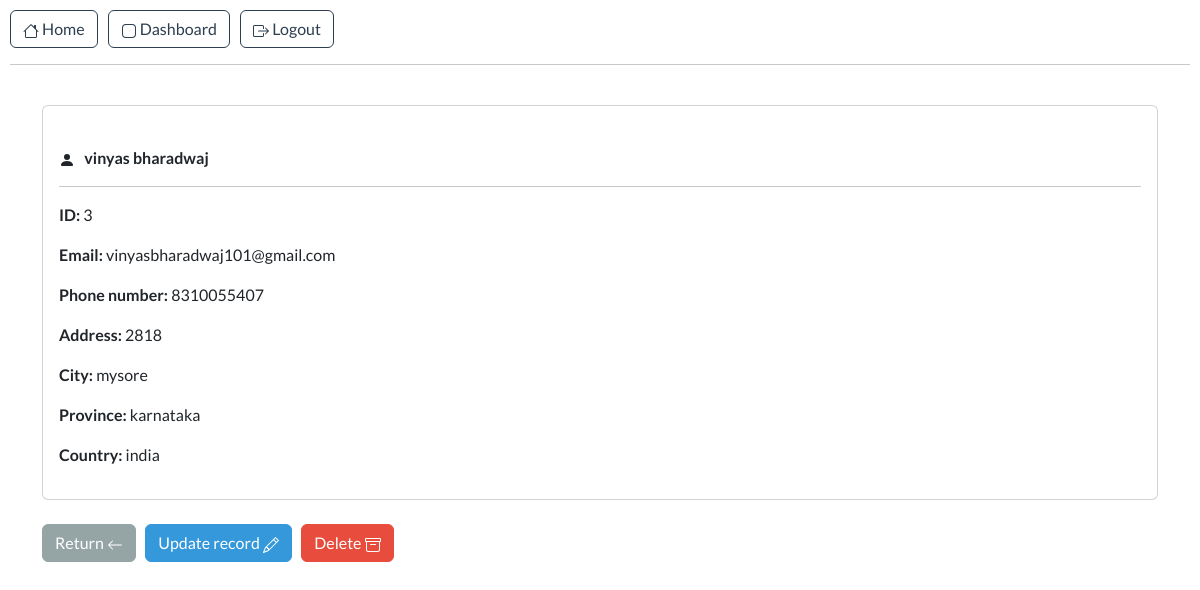
Page /view-record/3 (signed in) on the committed database.
### webapp/models.py (models this page shows, shortened)
class Record(models.Model):
  creation_date = models.DateTimeField(auto_now_add=True)
  first_name = models.CharField(max_length=100)
  last_name = models.CharField(max_length=100)
  email = models.EmailField()
  phone = models.CharField(max_length=20)
  address = models.CharField(max_length=100)
  city = models.CharField(max_length=100)
  province = models.CharField(max_length=100)
  country = models.CharField(max_length=100)

### webapp/views.py (the view)
# urls.py: path('view-record/<int:pk>', views.read_record, name='view-record'),
@login_required(login_url='login')
def read_record(request, pk):
   all_records = Record.objects.get(id=pk)
   context = {'record': all_records}
   return render(request, 'webapp/view-record.html', context=context)

### webapp/templates/webapp/view-record.html (shortened to what this page needs)
{% extends 'webapp/base.html' %}
{% block content %}
  <div class="card">
    <div class="card-body">
      <strong >
        <br>
        <svg xmlns="http://www.w3.org/2000/svg" width="16" height="16" fill="currentColor" class="bi bi-person-fill" viewBox="0 0 16 16">
          <path d="M3 14s-1 0-1-1 1-4 6-4 6 3 6 4-1 1-1 1zm5-6a3 3 0 1 0 0-6 3 3 0 0 0 0 6"/>
        </svg>
        {{ record.first_name }}
        {{ record.last_name }}
      </strong>
      <hr>
      <p> <strong> ID: </strong> {{ record.id }} </p>
      <p> <strong> Email: </strong> {{ record.email }} </p>
      <p> <strong> Phone number: </strong> {{ record.phone }} </p>
      <p> <strong> Address: </strong> {{ record.address }} </p>
      <p> <strong> City: </strong> {{ record.city }} </p>
      <p> <strong> Province: </strong> {{ record.province }} </p>
      <p> <strong> Country: </strong> {{ record.country }} </p>
    </div>
  </div>
  <br>
  <a href="{% url 'dashboard' %}" class="btn btn-secondary">
    Return
    <svg xmlns="http://www.w3.org/2000/svg" width="16" height="16" fill="currentColor" class="bi bi-arrow-left" viewBox="0 0 16 16">
      <path fill-rule="evenodd" d="M15 8a.5.5 0 0 0-.5-.5H2.707l3.147-3.146a.5.5 0 1 0-.708-.708l-4 4a.5.5 0 0 0 0 .708l4 4a.5.5 0 0 0 .708-.708L2.707 8.5H14.5A.5.5 0 0 0 15 8"/>
    </svg>
  </a>
  <a href="{% url 'update-record' record.id %}" class="btn btn-info">
    Update record
  </a>
  <a href="{% url 'delete-record' record.id %}" class="btn btn-danger">
    Delete
  </a>
{% endblock %}

### rows in the picture
Record: first_name "vinyas", last_name "bharadwaj", id "3", email "vinyasbharadwaj101@gmail.com", phone "8310055407", address "2818", city "mysore", province "karnataka", country "india"
